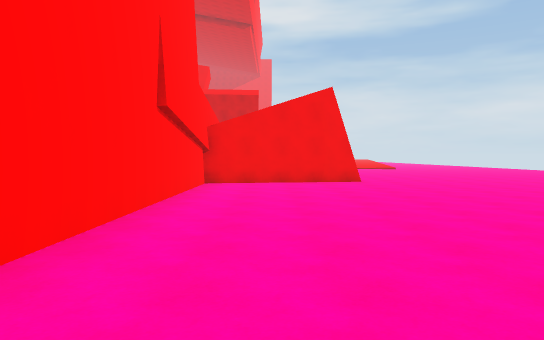
[1] (above)

24 first-person views from a walk through a Unity game level. The camera is 1.5 m above the floor, tilts 2° down and sees 70° across. The floor is counted in squares, 2 m on a side. Each view is taken from the middle of a square. On the plan, view 1 faces up. The plan holds only what a view shows up to about 12 squares ahead; the rest is blank. The place goes on beyond the plan.

[2]
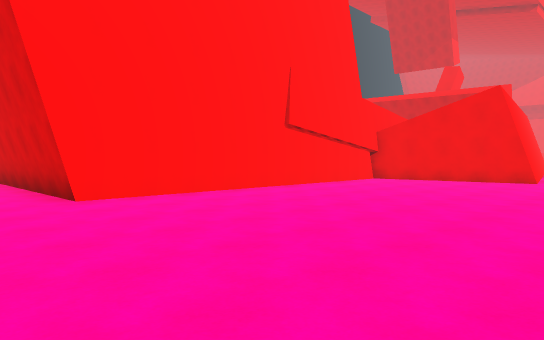

[3]
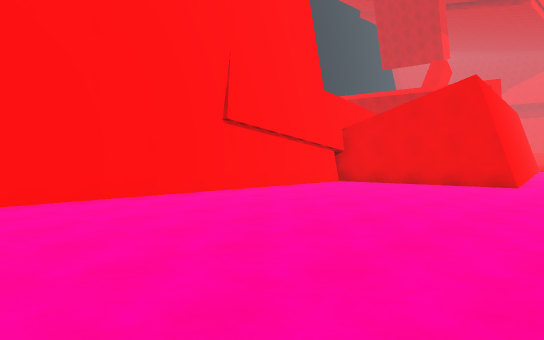

[4]
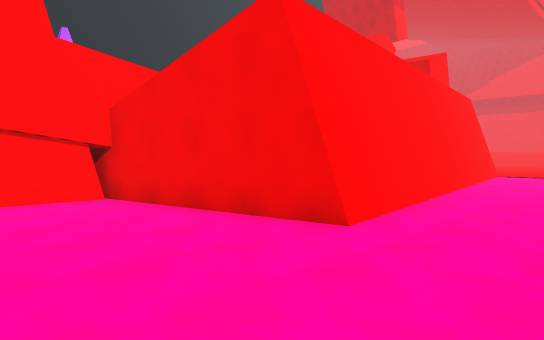

[5]
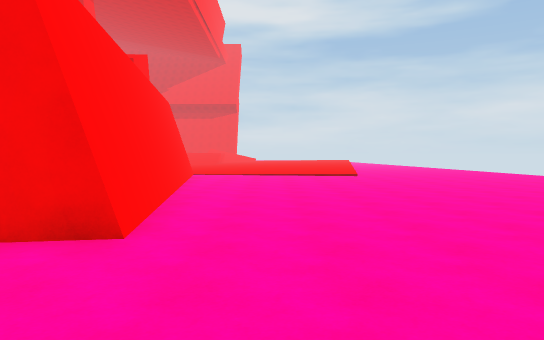

[6]
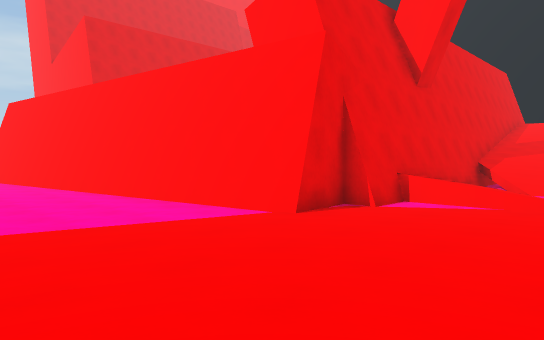

[7]
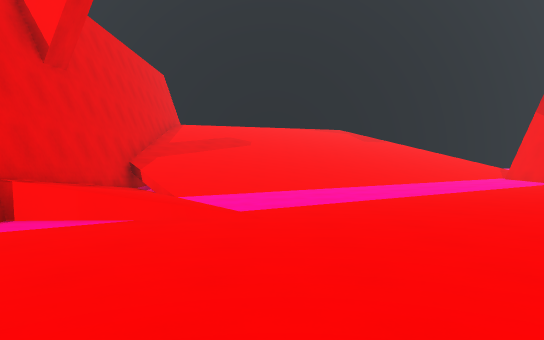

[8]
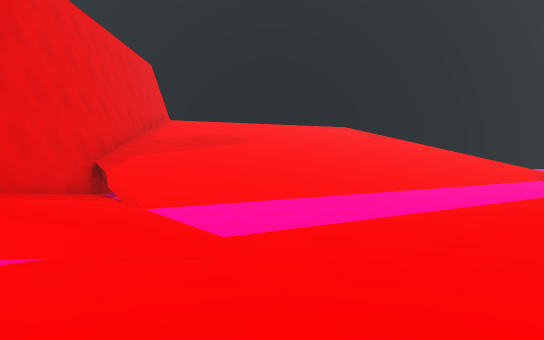

[9]
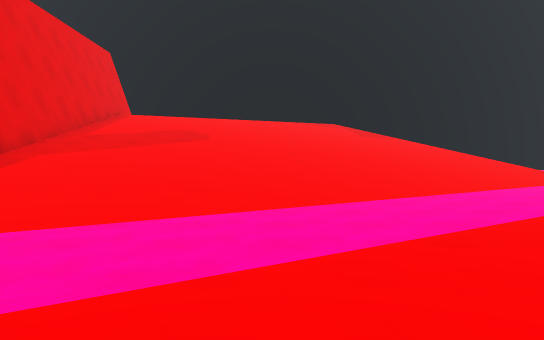

[10]
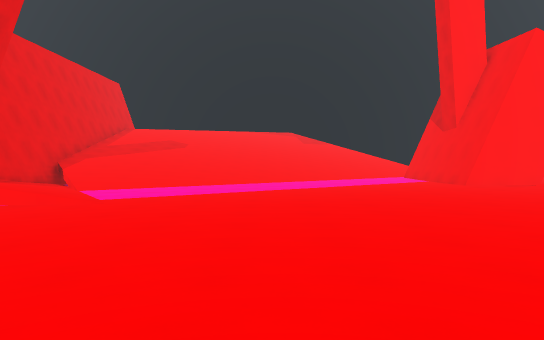

[11]
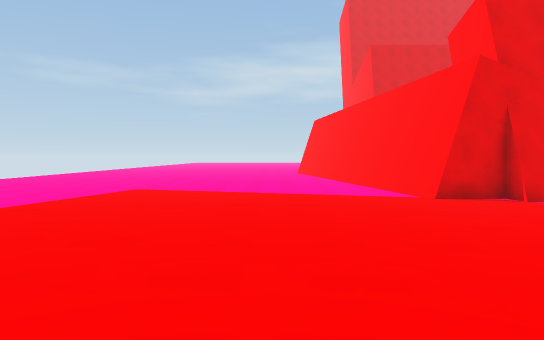

[12]
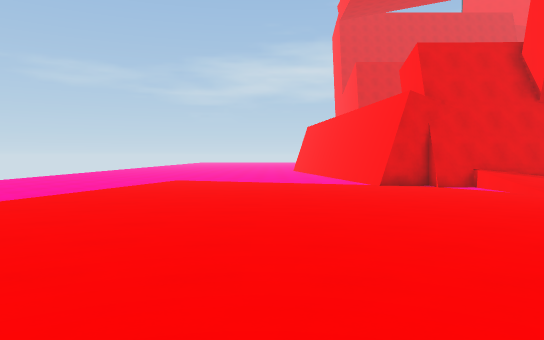

[13]
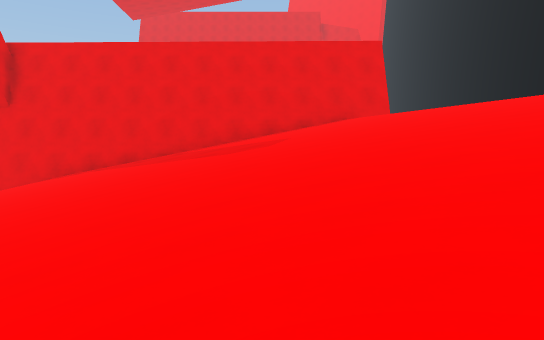

[14]
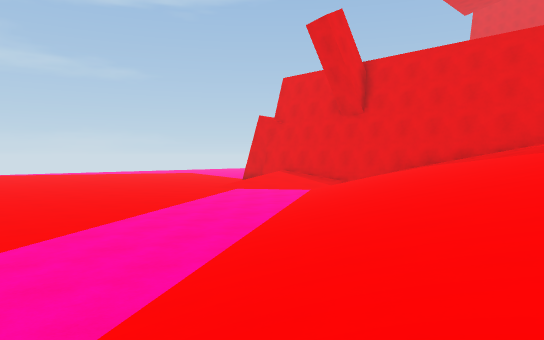

[15]
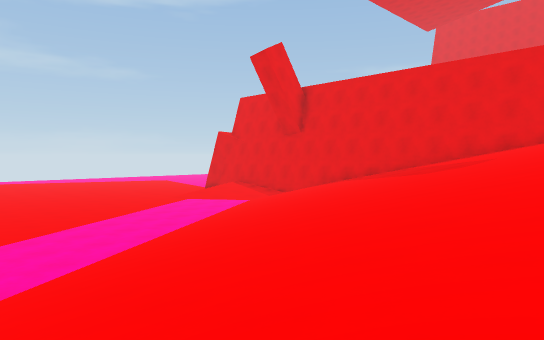

[16]
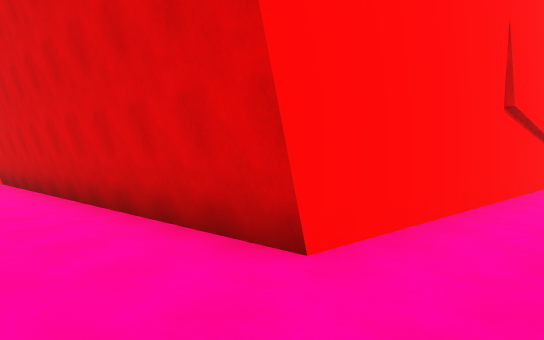

[17]
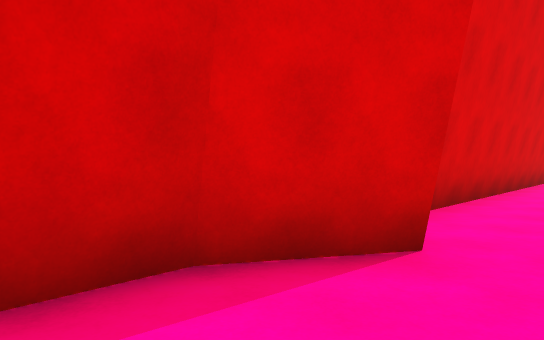

[18]
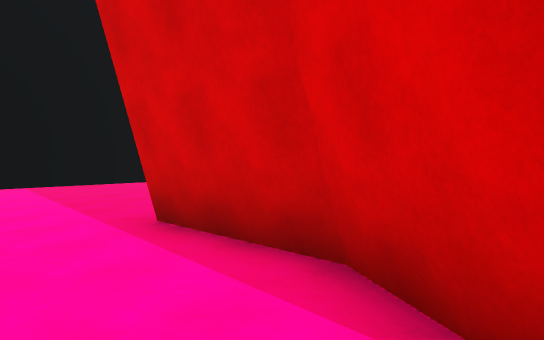

[19]
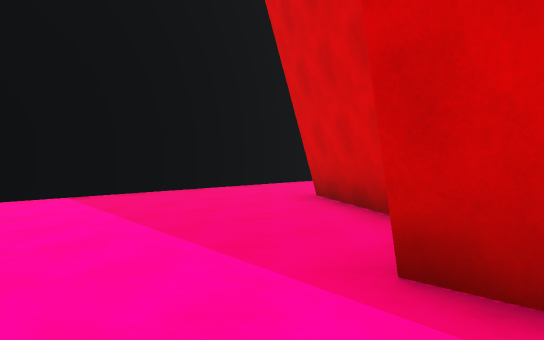

[20]
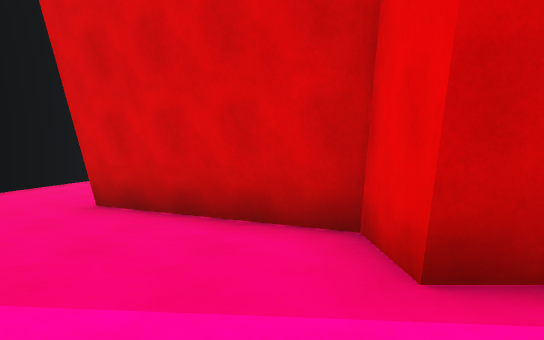

[21]
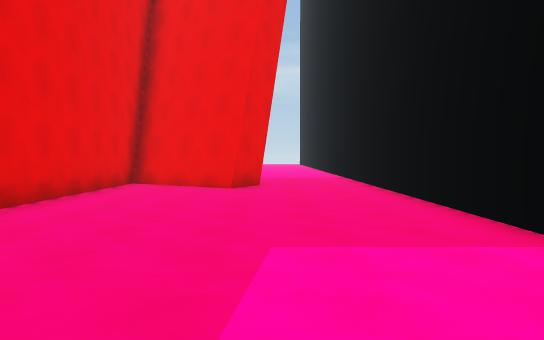

[22]
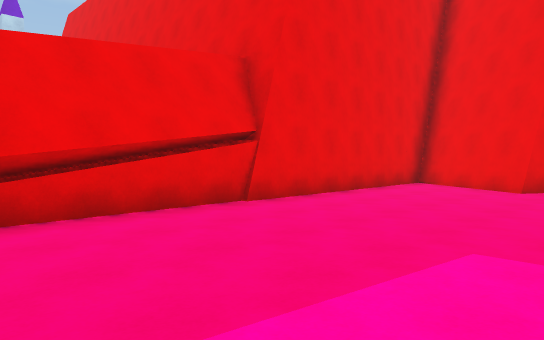

[23]
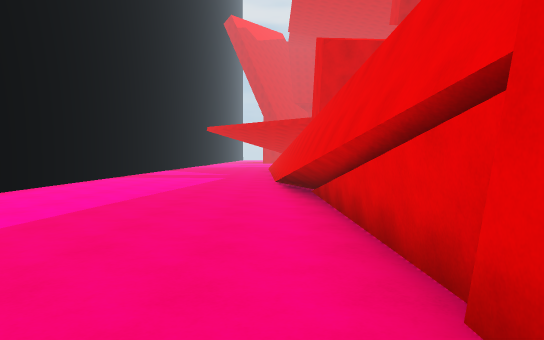

[24]
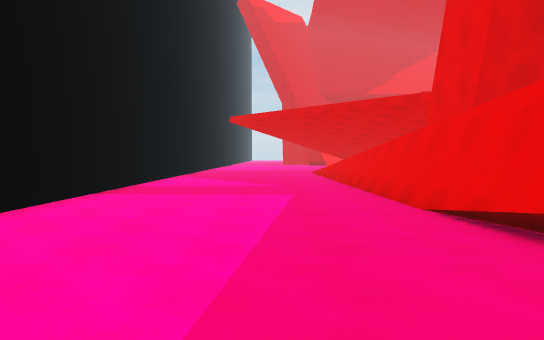

### Floor plan
Key: @ floor where view 1 was taken; # wall or solid block; x gap in a wall; . main floor; : floor 0.25 m higher than the main floor; + floor 0.5 m higher than the main floor; / step, stairs or slope; = window, fence, low wall or low ledge; v drop or lower ground.
Columns run from 24 left of view 1 to 5 right of it. Each row starts with its distance up from view 1.
 36         /  //... ....::     +
 35         //////........:::
 34         ///////.......::::::++
 33          //////........::::::+
 32          .//////........:::::+
 31           ///////.......::::::
 30            //////........:::::
 29            .//////........::::
 28             //////........::::
 27 #.....=      //////..//....:::
 26 #.....x      .////////=....:::
 25 #.....v       ////////=.....::
 24 #.....v/##=##############....:
 23 #.....v/######        ##v#.../
 22 #.....#/#              #/v....
 21 #.....//                /#....
 20 #.....//                /#....
 19 #...../v                 #....
 18 #......=                 #....
 17 #......=                 #....
 16  ......=                 v#...
 15   .....#                 /v...
 14   .....#                 /#...
 13  ......#/                /#...
 12  ......v/                 #...
 11 #......v/             //#/....
 10 #......###            #.......
  9 #......#              #.......
  8 #......#              #.......
  7 #......#              #.......
  6 #......#              #......
  5 #...##.#              #......
  4 #....###              #.......
  3 #.....##              #.......
  2 #......#              #.......
  1 #......################.......
  0 #.......................@....
 -1      .. ....         .. . .. .

Where each view was taken, in squares from view 1:
view 1: 0 up, 0 right, facing up
view 2: 1 down, 5 right, facing up-left
view 3: 1 up, 5 right, facing up-left
view 4: 8 up, 5 right, facing up-left
view 5: 8 up, 4 right, facing up
view 6: 28 up, 5 right, facing down-left
view 7: 28 up, 3 right, facing left
view 8: 28 up, 1 right, facing left
view 9: 29 up, 1 left, facing left
view 10: 31 up, 5 right, facing left
view 11: 32 up, 4 right, facing down
view 12: 36 up, 4 right, facing down
view 13: 35 up, 13 left, facing down
view 14: 36 up, 13 left, facing down-right
view 15: 36 up, 16 left, facing down-right
view 16: 1 down, 0 right, facing up-left
view 17: 1 down, 16 left, facing up-right
view 18: 1 down, 13 left, facing up-left
view 19: 1 down, 16 left, facing up-left
view 20: 1 down, 18 left, facing up
view 21: 15 up, 21 left, facing down
view 22: 15 up, 22 left, facing down-right
view 23: 9 up, 18 left, facing up
view 24: 15 up, 20 left, facing up
